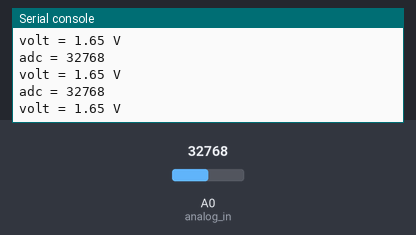
Bench run of a program on a simulated CircuitPython board. On the bench: the last lines printed to the serial console. The inputs (shaded band) are chosen by the test bench; at power-on: A0 (analog_in) = 32768 (analog values on the 0–65535 scale).

Above: at 1.2 s.
1.3 s: A0 (analog_in) set to 45874
At 1.31 s:
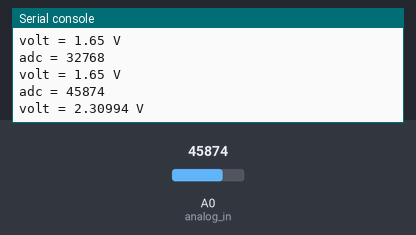
2.8 s: A0 (analog_in) set to 57670
At 4.12 s:
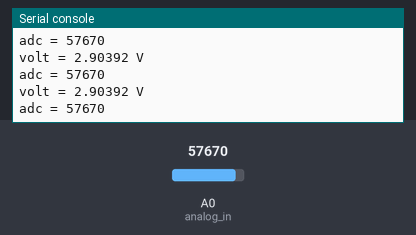
Timing chart, 0 to 5.8 s (numbered marks = the images above; inputs shaded):
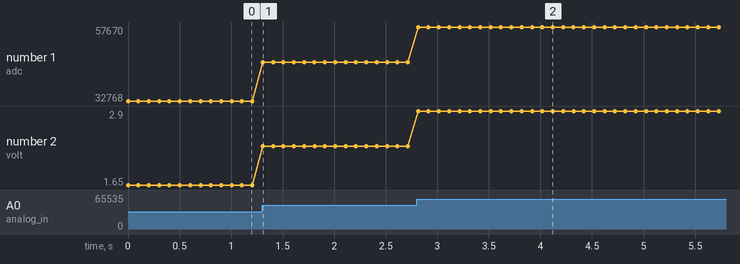

Measured:
- after the input at 1.3 s, the serial console: prints a new line at once (image 1)
- after the input at 2.8 s, the serial console: prints a new line at once (image 2)
- plotted number 1: 32768 → 45874 after the input at 1.3 s, 45874 → 57670 after the input at 2.8 s
- plotted number 2: 1.65 → 2.31 after the input at 1.3 s, 2.31 → 2.9 after the input at 2.8 s

The program:

04_analogInput.py
```python
import time
import board
from analogio import AnalogIn

analog_in = AnalogIn(board.A0)

def get_voltage(value):
    """
    Count up from 0 to 65535
    - 12 bit ADC however micropython
    scale to 16 bit
    """
    return (value * 3.3) / 65536

while True:
    analogIn = analog_in.value
    print(f"adc = {analogIn}")

    voltage = get_voltage(analogIn)
    print(f"volt = {voltage} V")

    time.sleep(0.1)
```
